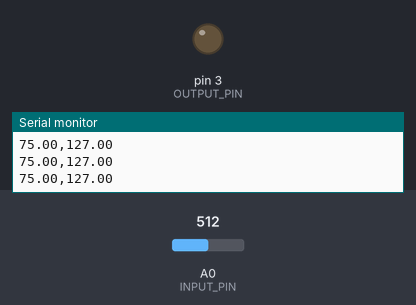
A sketch run on a simulated Arduino Uno, built with avr-gcc and run on an emulated ATmega328P. On the bench: output pins drawn as LEDs (lit = HIGH), the last lines printed to the serial monitor. The test bench sets the inputs (shaded band); at power-on: A0 (INPUT_PIN) = 512.

Above: at 6.3 s.
6.4 s: A0 (INPUT_PIN) set to 65
At 8.28 s:
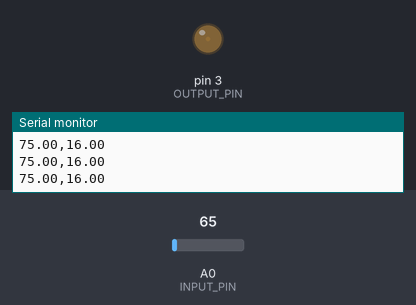
9.4 s: A0 (INPUT_PIN) set to 0
At 11.9 s:
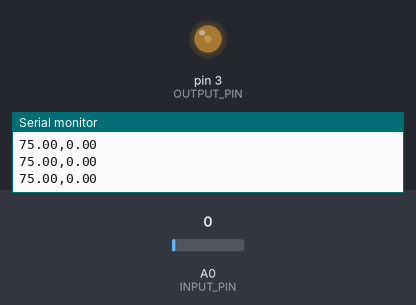
12.4 s: A0 (INPUT_PIN) set to 716
Timing chart, 0 to 15.4 s (numbered marks = the images above; inputs shaded):
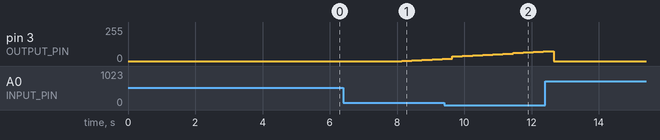

Measured:
- after the input at 6.4 s, pin 3 (OUTPUT_PIN): moves from 0/255 to 16/255 over 1.2 s, starting after 1.7 s

The sketch:

Arduino_PID_ide_code.ino
```cpp
const int INPUT_PIN = A0;     // Analog pin for temperature
const int OUTPUT_PIN = 3;     // PWM pin

double kp = 0.8;
double ki = 0.20;
double kd = 0.001;

double setpoint = 75.0;
double last_time = 0;
double integral = 0;
double previous = 0;
double output = 0;

void setup() {
  Serial.begin(9600);
  analogWrite(OUTPUT_PIN, 0);
  last_time = millis();

  for (int i = 0; i < 50; i++) {
    Serial.print(setpoint);
    Serial.print(",");
    Serial.println(0);
    delay(100);
  }
  delay(100);
}

void loop() {
  double now = millis();
  double dt = (now - last_time) / 1000.0;
  last_time = now;

  double actual = map(analogRead(INPUT_PIN), 0, 1023, 0, 255);
  double error = setpoint - actual;

  output = computePID(error, dt);
  output = constrain(output, 0, 255);

  analogWrite(OUTPUT_PIN, output);

  Serial.print(setpoint);
  Serial.print(",");
  Serial.println(actual);

  delay(300);
}

double computePID(double error, double dt) {
  double proportional = error;
  integral += error * dt;
  double derivative = (error - previous) / dt;
  previous = error;

  return (kp * proportional) + (ki * integral) + (kd * derivative);
}
```
